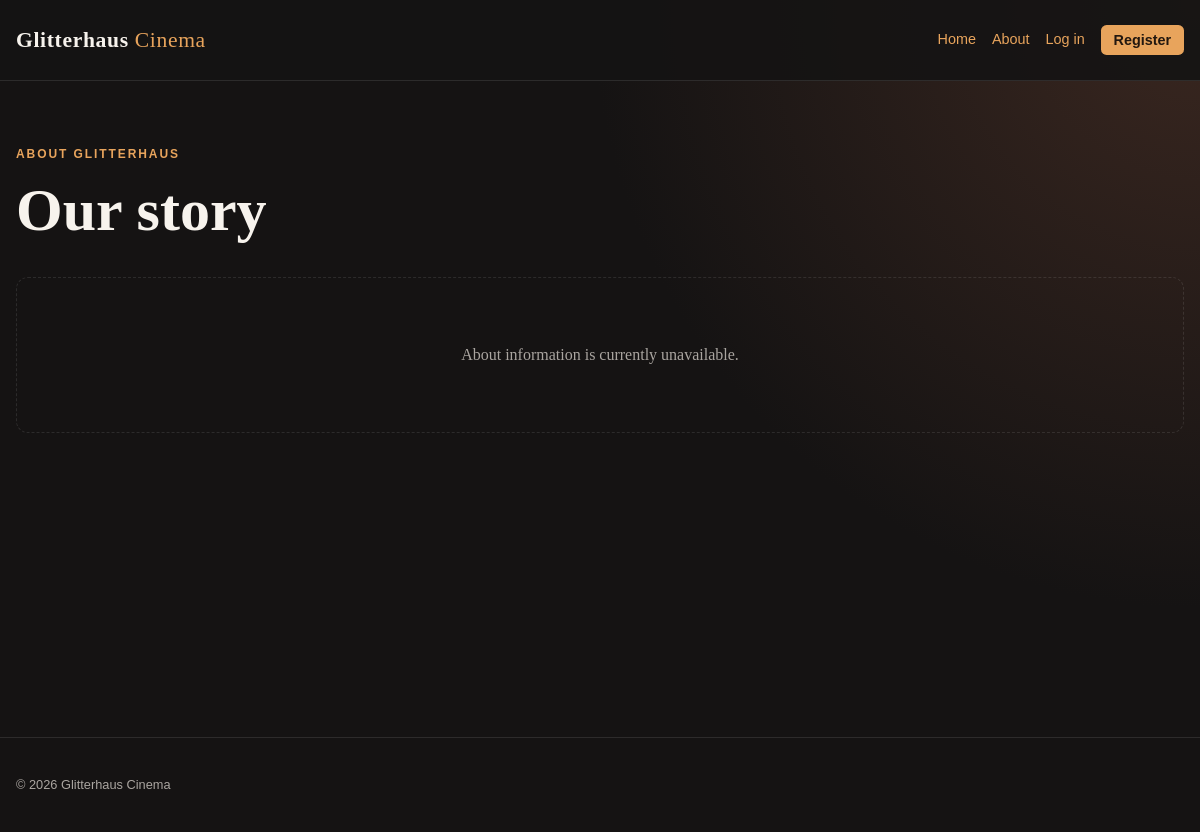
The page /index.php?page=about on the database as committed earlier.
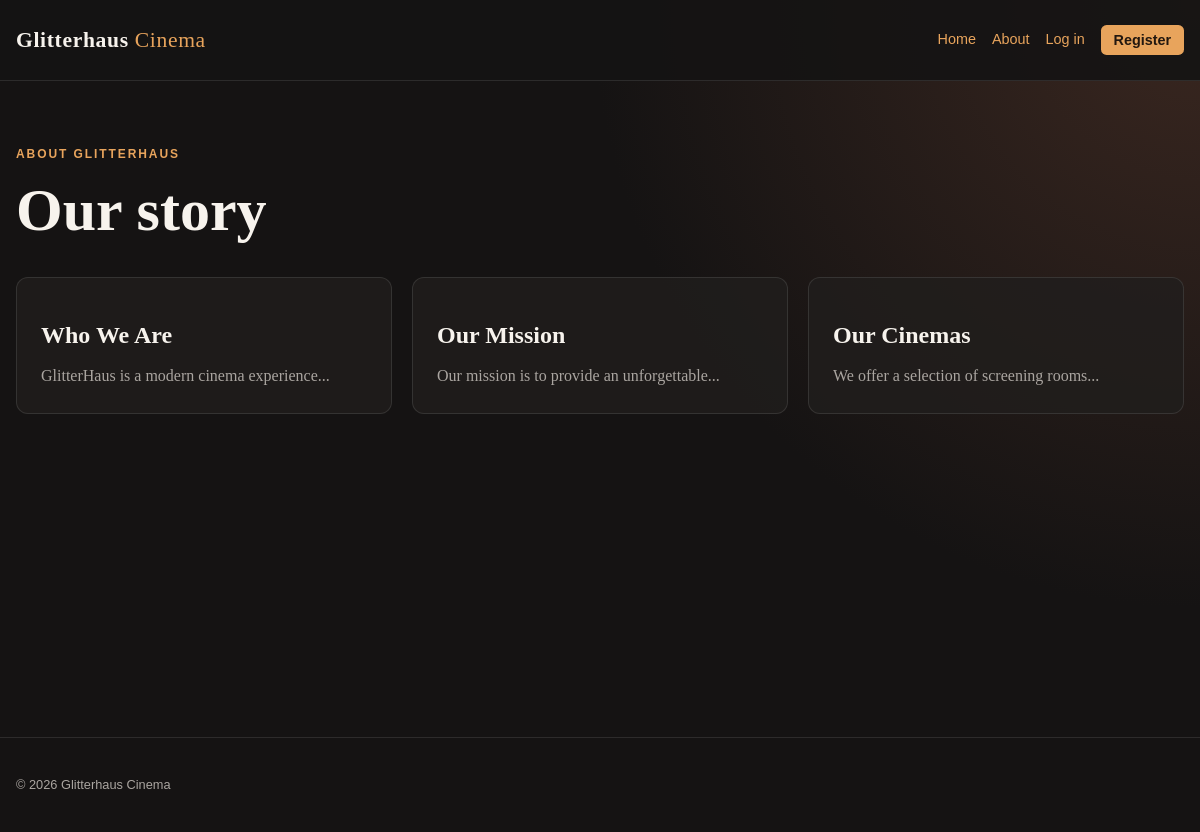
The same page on the database as committed later.
### tables this page shows
CREATE TABLE about (
    aboutId INT AUTO_INCREMENT PRIMARY KEY,
    title VARCHAR(150) NOT NULL,
    content TEXT NOT NULL,
    displayOrder INT NOT NULL DEFAULT 0,
    updatedAt DATETIME DEFAULT CURRENT_TIMESTAMP ON UPDATE CURRENT_TIMESTAMP
);

### app/controllers/AboutController.php (called while the page is built)
<?php
class AboutController {
    private $about;
    public function __construct($about) {
        $this->about = $about;
    }
    public function about() {
        $sections = $this->about->getSections();
        require_once __DIR__ . "/../views/about.php";
    }
}

### index.php (called while the page is built, shortened)
<?php
require_once __DIR__ . "/includes/connection.php";
require_once __DIR__ . "/app/models/About.php";
require_once __DIR__ . "/app/controllers/AboutController.php";
$about = new AboutController(new About($connection));
$auth = new AuthController(new User($connection));
$movies = new MovieController(new Movie($connection));
$bookings = new BookingController(new Booking($connection));
$admin = new AdminController(['about' => new About($connection)]);
$routes = [
    'about' => [$about, 'about'],
    'home' => [$movies, 'home'],
    'movieDetails' => [$movies, 'movieDetails'],
    'movieBooking' => [$bookings, 'movieBooking'],
    'bookings' => [$bookings, 'index'],
    'login' => [$auth, 'login'],
    'register' => [$auth, 'register'],
    'logout' => [$auth, 'logout'],
    'admin' => [$admin, 'admin'],
    'adminAbout' => [$admin, 'adminAbout'],
];
$page = $_GET['page'] ?? 'home';
call_user_func($routes[$page]);

### app/models/About.php (called while the page is built, shortened)
<?php
class About {
    private $connection;
    public function __construct($connection) {
        $this->connection = $connection;
    }
    public function getSections() {
        $query = "SELECT aboutId, title, content, displayOrder
                  FROM about
                  ORDER BY displayOrder, aboutId";
        $statement = $this->connection->prepare($query);
        $statement->execute();
        return $statement->fetchAll(PDO::FETCH_ASSOC);
    }
}

### app/views/about.php (the view, shortened to what this page needs)
<?php
require __DIR__ . '/../../includes/header.php';
?>
<section class="page-heading">
    <p class="eyebrow">About Glitterhaus</p>
    <h1>Our story</h1>
</section>
<?php if (empty($sections)): ?>
    <div class="empty-state">
        <p>About information is currently unavailable.</p>
    </div>
<?php else: ?>
    <section class="about-grid">
        <?php foreach ($sections as $section): ?>
            <article class="about-card">
                <h2><?= htmlspecialchars($section['title'], ENT_QUOTES, 'UTF-8') ?></h2>
                <p><?= htmlspecialchars($section['content'], ENT_QUOTES, 'UTF-8') ?></p>
            </article>
        <?php endforeach; ?>
    </section>
<?php endif; ?>
<?php require __DIR__ . '/../../includes/footer.php'; ?>

Rows that differ between the two databases and show on the page:
added about: title "Who We Are", content "GlitterHaus is a modern cinema experience..."
added about: title "Our Mission", content "Our mission is to provide an unforgettable..."
added about: title "Our Cinemas", content "We offer a selection of screening rooms..."
Other text that changed with them:
text no longer shown: "About information is currently unavailable."
